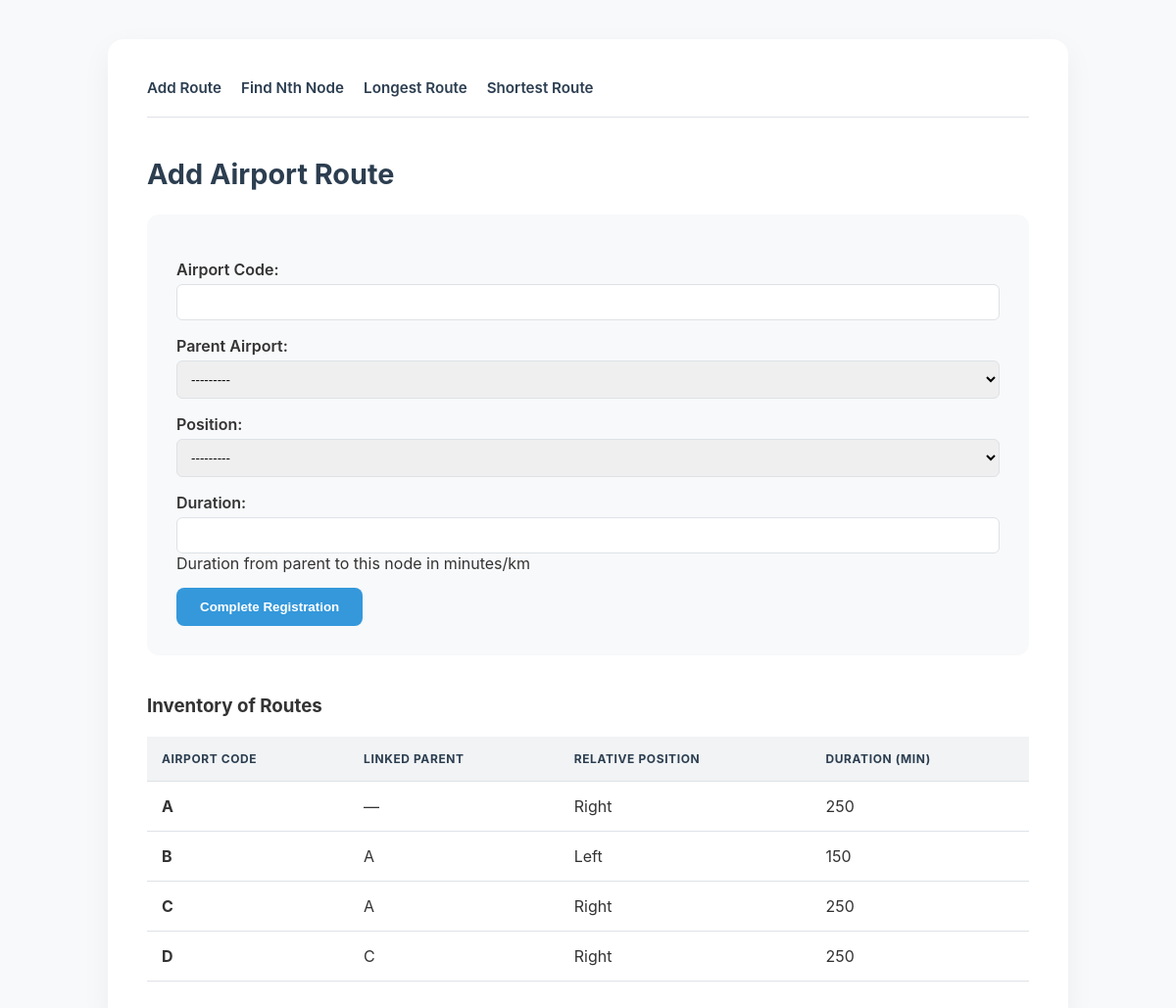
Screenshot of /add/ with the database file from the repository.
### routes/models.py (models this page shows, shortened)
class AirportRoute(models.Model):
    POSITION_CHOICES=[
        ('left','Left'),
        ('right','Right'),
    ]
    airport_code=models.CharField(max_length=10, unique=True, verbose_name="Airport Code")
    parent=models.ForeignKey(
        'self',
        on_delete=models.CASCADE,
        null=True,
        blank=True,
        related_name='children',
        verbose_name="Parent Airport"
    )
    position=models.CharField(
        max_length=10,
        choices=POSITION_CHOICES,
        null=True,
        blank=True,
        verbose_name="Position"
    )
    duration=models.IntegerField(help_text="Duration from parent to this node in minutes/km")
    def __str__(self):
        return self.airport_code
    class Meta:
        unique_together=('parent','position')
        verbose_name="Airport Route"
        verbose_name_plural="Airport Routes"

### routes/views.py (the view)
# urls.py: path('add/', views.add_route, name='add_route'),
def add_route(request):
    if request.method=="POST":
        form=AirportRouteForm(request.POST)
        if form.is_valid():
            form.save()
            messages.success(request, "Flight route added successfully!")
            return redirect('add_route')
        else:
            messages.error(request,"Error in form submission.Please check the fields.")
    else:
        form=AirportRouteForm()
    routes=AirportRoute.objects.all().order_by('airport_code')
    return render(request,'add_route.html',{'form': form,'routes':routes})

### routes/forms.py
class AirportRouteForm(forms.ModelForm):
    class Meta:
        model=AirportRoute
        fields=['airport_code','parent','position','duration']

### templates/add_route.html (shortened to what this page needs)
<!DOCTYPE html>
<html lang="en">
<head>
</head>
<body>
    <div class="container">
        <nav class="nav">
            <a href="{% url 'add_route' %}">Add Route</a>
            <a href="{% url 'find_nth_node' %}">Find Nth Node</a>
            <a href="{% url 'longest_route' %}">Longest Route</a>
            <a href="{% url 'shortest_route_between' %}">Shortest Route</a>
        </nav>
        <h2>Add Airport Route</h2>
        <form method="post">
            {{ form.as_p }}
            <button type="submit">Complete Registration</button>
        </form>
        <h3>Inventory of Routes</h3>
        <table>
            <thead>
                <tr>
                    <th>Airport Code</th>
                    <th>Linked Parent</th>
                    <th>Relative Position</th>
                    <th>Duration (min)</th>
                </tr>
            </thead>
            <tbody>
                {% for route in routes %}
                <tr>
                    <td><strong>{{ route.airport_code }}</strong></td>
                    <td>{{ route.parent.airport_code|default:"—" }}</td>
                    <td>{{ route.position|capfirst|default:"—" }}</td>
                    <td>{{ route.duration }}</td>
                </tr>
                {% endfor %}
            </tbody>
        </table>
    </div>
</body>
</html>

### templates/add_route.html (style rules this page uses)
:root { --primary: #2c3e50; --accent: #3498db; --bg: #f8f9fa; --card: #ffffff; --text: #333; --border: #dee2e6; }
body { font-family: 'Inter', system-ui, -apple-system, sans-serif; background-color: var(--bg); color: var(--text); margin: 0; padding: 40px; display: flex; justify-content: center; }
.container { width: 100%; max-width: 900px; background: var(--card); padding: 40px; border-radius: 16px; box-shadow: 0 10px 30px rgba(0, 0, 0, 0.05); }
.nav { margin-bottom: 40px; padding-bottom: 20px; border-bottom: 1px solid var(--border); display: flex; gap: 20px; }
.nav a { text-decoration: none; color: var(--primary); font-weight: 600; font-size: 0.95rem; transition: color 0.2s; }
h2 { font-size: 1.8rem; margin-top: 0; color: var(--primary); }
form { background: var(--bg); padding: 30px; border-radius: 12px; margin-bottom: 40px; }
form p { margin-bottom: 15px; }
form label { display: block; margin-bottom: 5px; font-weight: 600; }
form input, form select { width: 100%; padding: 10px; border: 1px solid var(--border); border-radius: 6px; box-sizing: border-box; }
button { background-color: var(--accent); color: white; border: none; padding: 12px 24px; border-radius: 8px; font-weight: 600; cursor: pointer; transition: transform 0.1s, background 0.2s; }
table { width: 100%; border-collapse: separate; border-spacing: 0; margin-top: 20px; }
th, td { padding: 15px; text-align: left; border-bottom: 1px solid var(--border); }
th { background-color: #f1f3f5; color: var(--primary); font-weight: 700; text-transform: uppercase; font-size: 0.75rem; letter-spacing: 0.05em; }

### rows the page displays
AirportRoute: airport_code "A", parent.airport_code "—", position "Right", duration "250"
AirportRoute: parent "---------", position "---------", airport_code "D", parent.airport_code "C", position "Right", duration "250"
AirportRoute: airport_code "B", parent.airport_code "A", position "Left", duration "150"
AirportRoute: airport_code "C", parent.airport_code "A", position "Right", duration "250"
